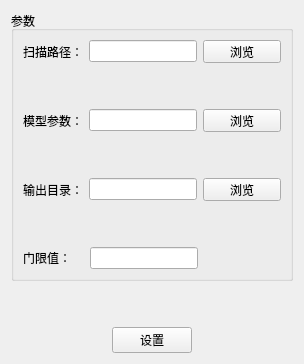
            <widget class="QWidget" name="page_4">
             <layout class="QGridLayout" name="gridLayout_14">
              <item row="0" column="0">
               <layout class="QVBoxLayout" name="verticalLayout_4">
                <item>
                 <widget class="QGroupBox" name="groupBox_8">
                  <property name="title">
                   <string>参数</string>
                  </property>
                  <layout class="QGridLayout" name="gridLayout_13">
                   <item row="0" column="0">
                    <layout class="QVBoxLayout" name="verticalLayout_3">
                     <item>
                      <layout class="QHBoxLayout" name="horizontalLayout_7">
                       <item>
                        <widget class="QLabel" name="label_5">
                         <property name="minimumSize">
                          <size>
                           <width>60</width>
                           <height>0</height>
                          </size>
                         </property>
                         <property name="text">
                          <string>扫描路径：</string>
                         </property>
                        </widget>
                       </item>
                       <item>
                        <widget class="QLineEdit" name="lineEdit_4"/>
                       </item>
                       <item>
                        <widget class="QPushButton" name="pushButton_8">
                         <property name="maximumSize">
                          <size>
                           <width>78</width>
                           <height>23</height>
                          </size>
                         </property>
                         <property name="text">
                          <string>浏览</string>
                         </property>
                        </widget>
                       </item>
                      </layout>
                     </item>
                     <item>
                      <spacer name="verticalSpacer_4">
                       <property name="orientation">
                        <enum>Qt::Vertical</enum>
                       </property>
                       <property name="sizeHint" stdset="0">
                        <size>
                         <width>20</width>
                         <height>40</height>
                        </size>
                       </property>
                      </spacer>
                     </item>
                     <item>
                      <layout class="QHBoxLayout" name="horizontalLayout_8">
                       <item>
                        <widget class="QLabel" name="label_6">
                         <property name="minimumSize">
                          <size>
                           <width>60</width>
                           <height>0</height>
                          </size>
                         </property>
                         <property name="text">
                          <string>模型参数：</string>
                         </property>
                        </widget>
                       </item>
                       <item>
                        <widget class="QLineEdit" name="lineEdit_5"/>
                       </item>
                       <item>
                        <widget class="QPushButton" name="pushButton_9">
                         <property name="maximumSize">
                          <size>
                           <width>78</width>
                           <height>23</height>
                          </size>
                         </property>
                         <property name="text">
                          <string>浏览</string>
                         </property>
                        </widget>
                       </item>
                      </layout>
                     </item>
                     <item>
                      <spacer name="verticalSpacer_5">
                       <property name="orientation">
                        <enum>Qt::Vertical</enum>
                       </property>
                       <property name="sizeHint" stdset="0">
                        <size>
                         <width>20</width>
                         <height>40</height>
                        </size>
                       </property>
                      </spacer>
                     </item>
                     <item>
                      <layout class="QHBoxLayout" name="horizontalLayout_11">
                       <item>
                        <widget class="QLabel" name="label_8">
                         <property name="minimumSize">
                          <size>
                           <width>60</width>
                           <height>0</height>
                          </size>
                         </property>
                         <property name="text">
                          <string>输出目录：</string>
                         </property>
                        </widget>
                       </item>
                       <item>
                        <widget class="QLineEdit" name="lineEdit_7"/>
                       </item>
                       <item>
                        <widget class="QPushButton" name="pushButton_11">
                         <property name="maximumSize">
                          <size>
                           <width>78</width>
                           <height>23</height>
                          </size>
                         </property>
                         <property name="text">
                          <string>浏览</string>
                         </property>
                        </widget>
                       </item>
                      </layout>
                     </item>
                     <item>
                      <spacer name="verticalSpacer_7">
                       <property name="orientation">
                        <enum>Qt::Vertical</enum>
                       </property>
                       <property name="sizeHint" stdset="0">
                        <size>
                         <width>20</width>
                         <height>40</height>
                        </size>
                       </property>
                      </spacer>
                     </item>
                     <item>
                      <layout class="QHBoxLayout" name="horizontalLayout_9">
                       <item>
                        <widget class="QLabel" name="label_7">
                         <property name="minimumSize">
                          <size>
                           <width>61</width>
                           <height>0</height>
                          </size>
                         </property>
                         <property name="text">
                          <string>门限值：</string>
                         </property>
                        </widget>
                       </item>
                       <item>
                        <widget class="QLineEdit" name="lineEdit_6"/>
                       </item>
                       <item>
                        <spacer name="horizontalSpacer_9">
                         <property name="orientation">
                          <enum>Qt::Horizontal</enum>
                         </property>
                         <property name="sizeHint" stdset="0">
                          <size>
                           <width>78</width>
                           <height>20</height>
                          </size>
                         </property>
                        </spacer>
                       </item>
                      </layout>
                     </item>
                    </layout>
                   </item>
                  </layout>
                 </widget>
                </item>
                <item>
                 <spacer name="verticalSpacer_6">
                  <property name="orientation">
                   <enum>Qt::Vertical</enum>
                  </property>
                  <property name="sizeHint" stdset="0">
                   <size>
                    <width>20</width>
                    <height>40</height>
                   </size>
                  </property>
                 </spacer>
                </item>
                <item>
                 <layout class="QHBoxLayout" name="horizontalLayout_10">
                  <item>
                   <spacer name="horizontalSpacer_10">
                    <property name="orientation">
                     <enum>Qt::Horizontal</enum>
                    </property>
                    <property name="sizeHint" stdset="0">
                     <size>
                      <width>40</width>
                      <height>20</height>
                     </size>
                    </property>
                   </spacer>
                  </item>
                  <item>
                   <widget class="QPushButton" name="pushButton_10">
                    <property name="text">
                     <string>设置</string>
                    </property>
                   </widget>
                  </item>
                  <item>
                   <spacer name="horizontalSpacer_11">
                    <property name="orientation">
                     <enum>Qt::Horizontal</enum>
                    </property>
                    <property name="sizeHint" stdset="0">
                     <size>
                      <width>40</width>
                      <height>20</height>
                     </size>
                    </property>
                   </spacer>
                  </item>
                 </layout>
                </item>
               </layout>
              </item>
             </layout>
            </widget>
